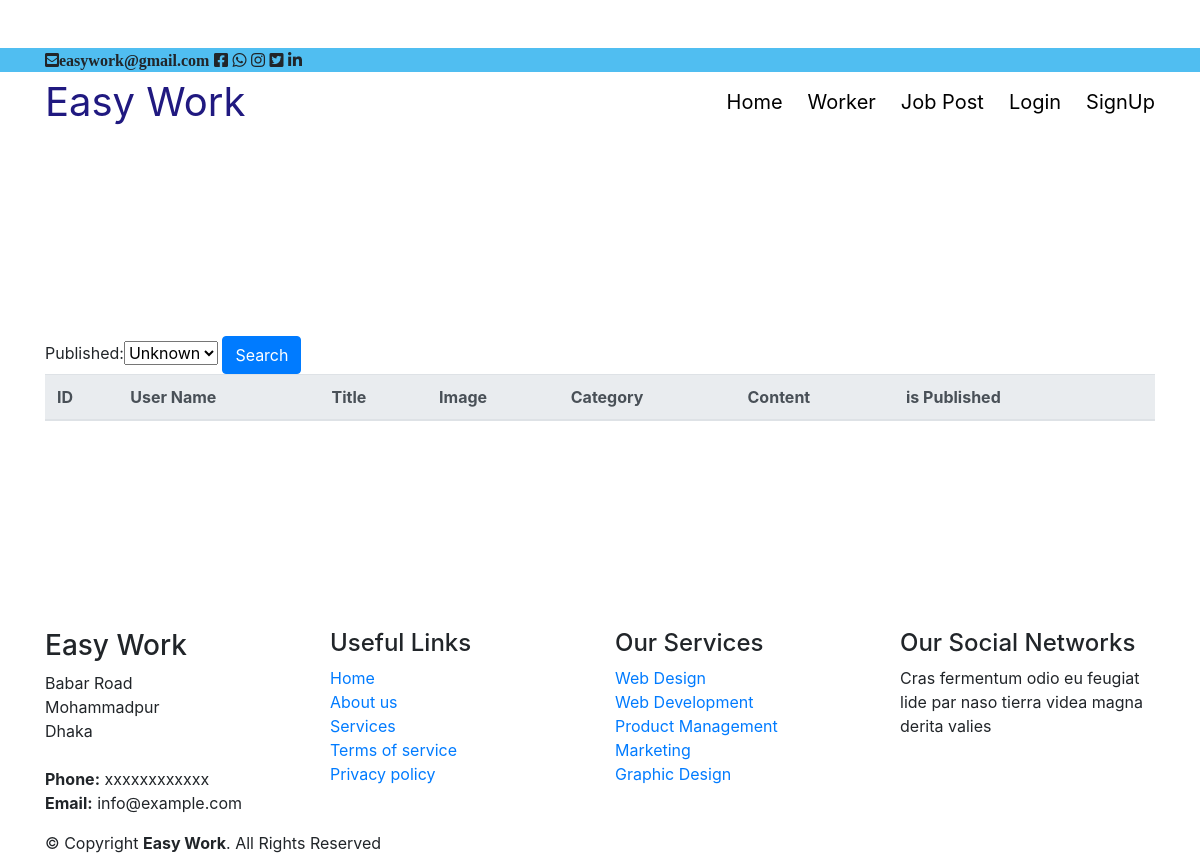
Page /superadmin/super/admin/job/pending/list/ on the earlier database version.
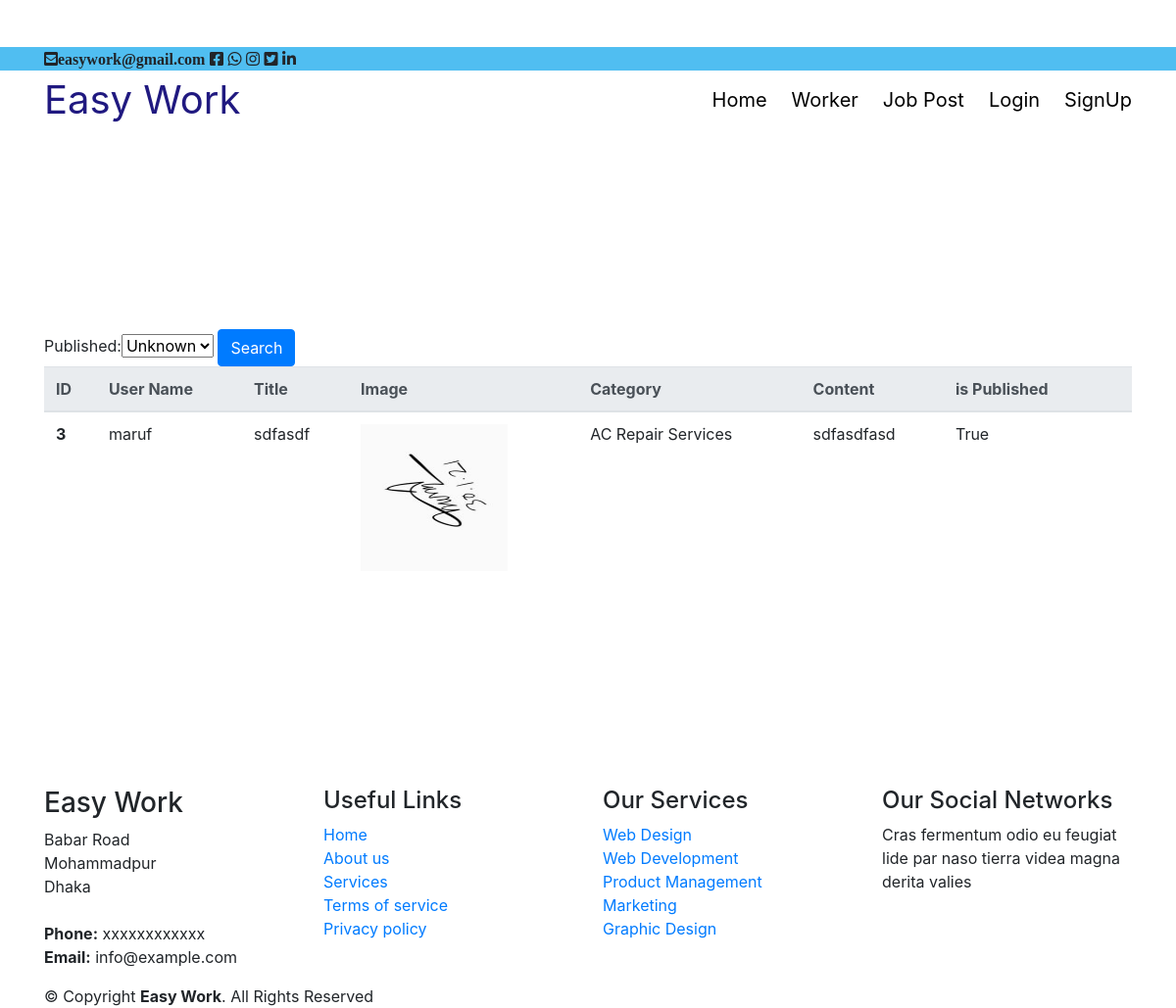
Same page on the later database version.
### Client/models.py (models this page shows, shortened)
class Job(models.Model):
    username = models.ForeignKey(User, on_delete=models.CASCADE,null=True,blank=True)
    country = models.ForeignKey(Country, verbose_name="Category", on_delete=models.SET_NULL, null=True)
    city = models.ManyToManyField(City, verbose_name="Sub Category", )
    Title = models.CharField(max_length=100)
    content = models.TextField()
    applied_username = models.ForeignKey(User, null=True,blank=True,on_delete=models.CASCADE,
                                         related_name='applied_username')
    is_apply = models.BooleanField('Apply',null=True,blank=True)
    is_published = models.BooleanField('Published',default=False)
    image = models.ImageField(default='default.jpg', upload_to='job_pics',blank=True,null=True)
    location = models.CharField(max_length=100,null=True,blank=True)
    created = models.DateTimeField(auto_now=True)
    updated = models.DateTimeField(auto_now=True)

### accounts/models.py (models this page shows, shortened)
class User(AbstractUser):
    is_worker = models.BooleanField(default=False)
    is_customer = models.BooleanField(default=False)
    image = models.ImageField('Voter ID Image', default='default.jpg', upload_to='voter_id_pics', null=True, blank=True)
    def __str__(self):
        return str(self.username)

class Country(models.Model):
    name = models.CharField(max_length=100)
    def __str__(self):
        return self.name

### superadmin/views.py (the view)
# urls.py: path('super/admin/job/pending/list/',views.job_pending_list,name='job_pending_list'),
def job_pending_list(request):
    job = Job.objects.all()
    MyFilter = PublishedFilter(request.GET, queryset=job)
    job = MyFilter.qs
    context = {
        'job': job,
        'MyFilter': MyFilter,
    }
    return render(request,'superadmin/job_pending_list.html',context)

### superadmin/templates/superadmin/job_pending_list.html (shortened to what this page needs)
{% extends 'index1.html' %}
{% load crispy_forms_tags %}
{% load static %}
{% block content %}
<br><br><br><br><br><br><br><br><br><br><br>
<form method="get">
   {{ MyFilter.form }}
   <button class="btn btn-primary" type="submit">Search</button>
 </form>
<table class="table">
  <thead class="thead-light">
    <tr>
      <th scope="col">ID</th>
      <th scope="col">User Name </th>
      <th scope="col">Title</th>
      <th scope="col"> Image</th>
      <th scope="col">Category</th>
      <th scope="col">Content</th>
      <th scope="col">is Published</th>
        <th></th>
    </tr>
  </thead>
  <tbody>
  {% for worker in job %}
      <th scope="row">{{ worker.id}}</th>
      <td>{{ worker.username }}</td>
      <td>{{ worker.Title }}</td>
      <td>
        <img class="img-fluid account-img" src="{{ worker.image.url }}" style="height: 150px; width:150px;">
      </td>
      <td>
          {{ worker.country }}
      </td>
      <td>
          {{ worker.content }}
      </td>
        <td>
          {{ worker.is_published }}
      </td>
    {% endfor %}
  </tbody>
</table>
{% endblock content %}

Differences in the rows shown:
added Job: id "3", username "maruf", Title "sdfasdf", image (picture), country "AC Repair Services", content "sdfasdfasd", is_published "True"
